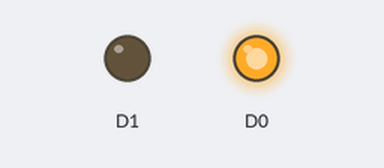
Recording of a sketch running on a simulated ESP8266 (NodeMCU). Parts: output pins drawn as LEDs (lit = HIGH).

Above: at 1.0 s.
At 3.0 s:
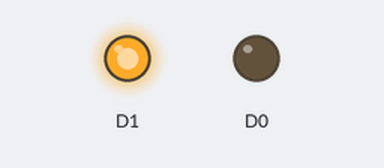
Timing chart, 0 to 5.2 s (numbered marks = the images above):
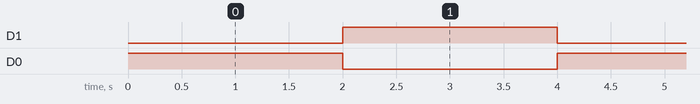

The sketch:

LedBlinkAlt.ino
```cpp
void setup() {
  pinMode(D0, OUTPUT);
  pinMode(D1, OUTPUT);
}

void loop() {
  digitalWrite(D0, HIGH);
  digitalWrite(D1, LOW);
  delay(2000);
  digitalWrite(D0, LOW);
  digitalWrite(D1, HIGH);
  delay(2000);
}
```

Measured:
- by itself, D1, D0: alternates HIGH for 2.0 s and LOW for 2.0 s
